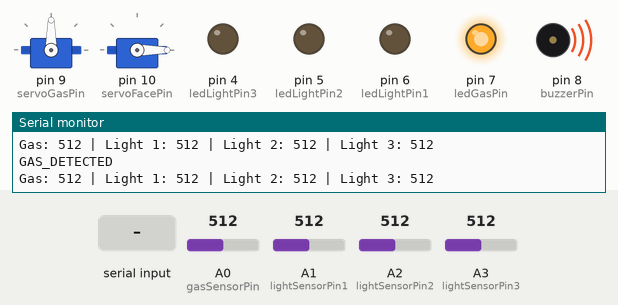
Simulated run of this sketch. Board: Arduino Uno, built with avr-gcc and run on an emulated ATmega328P. On the bench: 2 × servo, output pins drawn as LEDs (lit = HIGH), buzzer (waves = sounding, pin HIGH), the last lines printed to the serial monitor. The inputs (shaded band) are chosen by the test bench; at power-on: A0 (gasSensorPin) = 512, A1 (lightSensorPin1) = 512, A2 (lightSensorPin2) = 512, A3 (lightSensorPin3) = 512.

Above: at 1.2 s.
1.3 s: A0 (gasSensorPin) set to 313
4.3 s: A0 (gasSensorPin) set to 291
At 5.0 s:
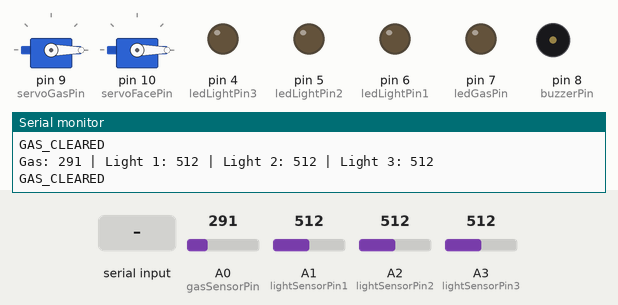
5.9 s: "1" received over Serial
At 6.9 s:
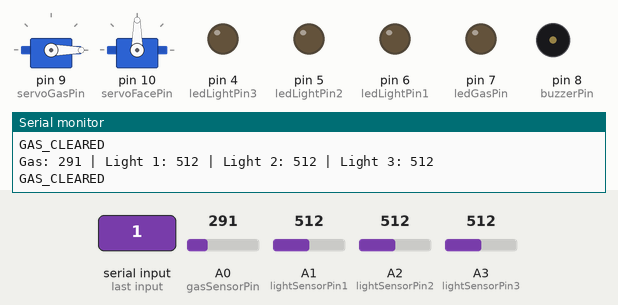
7.4 s: A1 (lightSensorPin1) set to 487
At 8.6 s:
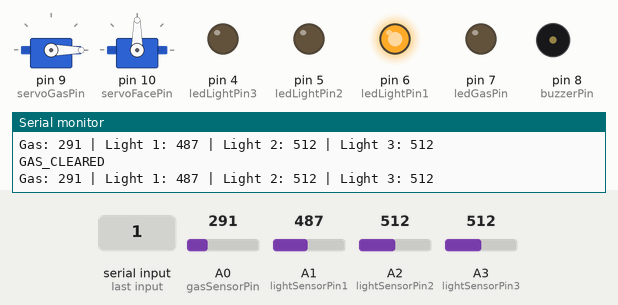
8.9 s: A2 (lightSensorPin2) set to 483
At 9.5 s:
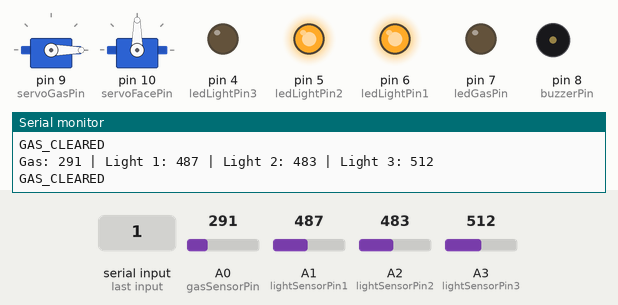
10.4 s: A3 (lightSensorPin3) set to 490
At 11.2 s:
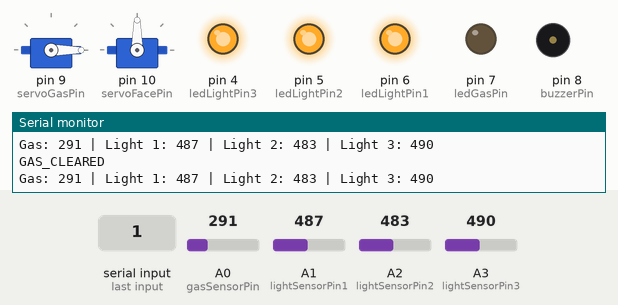
Timing chart, 0 to 12.9 s (numbered marks = the images above; inputs shaded):
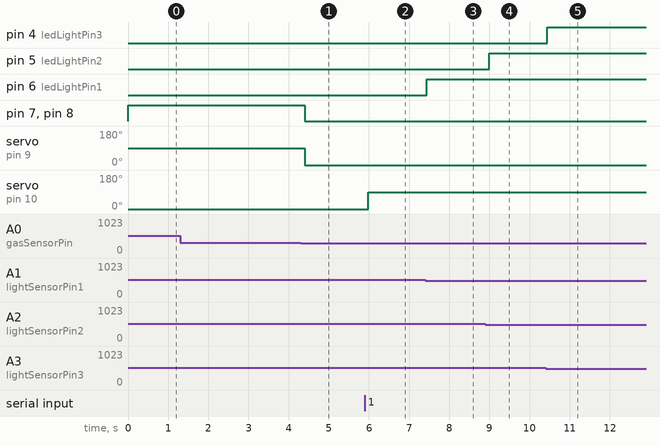

Measured:
- the behaviour switches between 301 and 300 on A0 (gasSensorPin) (found by bisection; images 0 and 1)
- the behaviour switches between 500 and 499 on A1 (lightSensorPin1) (found by bisection; images 2 and 3)
- the behaviour switches between 500 and 499 on A2 (lightSensorPin2) (found by bisection; images 3 and 4)
- after the input at 4.3 s, pin 7 (ledGasPin), pin 8 (buzzerPin): HIGH → LOW after 0.10 s; servo on pin 9 (servoGasPin): 90° → 0° after 0.10 s
- after the input at 5.9 s, servo on pin 10 (servoFacePin): 0° → 90° after 0.09 s
- after the input at 7.4 s, pin 6 (ledLightPin1): LOW → HIGH at once
- after the input at 8.9 s, pin 5 (ledLightPin2): LOW → HIGH after 0.10 s
- after the input at 10.4 s, pin 4 (ledLightPin3): LOW → HIGH after 0.05 s

The sketch:

FaceGasLightControl.ino
```cpp
#include <Servo.h>

// Khai báo các chân
const int gasSensorPin = A0;    // Cảm biến khí gas
const int lightSensorPin1 = A1; // Cảm biến ánh sáng 1
const int lightSensorPin2 = A2; // Cảm biến ánh sáng 2
const int lightSensorPin3 = A3; // Cảm biến ánh sáng 3
const int buzzerPin = 8;        // Còi
const int ledGasPin = 7;        // LED cảnh báo khí gas
const int ledLightPin1 = 6;     // LED chiếu sáng 1
const int ledLightPin2 = 5;     // LED chiếu sáng 2
const int ledLightPin3 = 4;     // LED chiếu sáng 3
const int servoGasPin = 9;      // Servo khí gas
const int servoFacePin = 10;    // Servo nhận diện khuôn mặt

// Ngưỡng khí gas và ánh sáng
const int gasThreshold = 300;
const int lightThreshold1 = 500;
const int lightThreshold2 = 500;
const int lightThreshold3 = 500;

Servo gasServo;
Servo faceServo;
bool faceRecognized = false;

void setup() {
  pinMode(buzzerPin, OUTPUT);
  pinMode(ledGasPin, OUTPUT);
  pinMode(ledLightPin1, OUTPUT);
  pinMode(ledLightPin2, OUTPUT);
  pinMode(ledLightPin3, OUTPUT);
  pinMode(gasSensorPin, INPUT);
  pinMode(lightSensorPin1, INPUT);
  pinMode(lightSensorPin2, INPUT);
  pinMode(lightSensorPin3, INPUT);

  gasServo.attach(servoGasPin);
  gasServo.write(0);
  faceServo.attach(servoFacePin);
  faceServo.write(0);

  Serial.begin(9600);
}

void loop() {
  if (Serial.available() > 0) {
    char command = Serial.read();
    if (command == '1') {
      faceRecognized = true;
      Serial.println("Face recognized: door opened.");
    } else if (command == '0') {
      faceRecognized = false;
      Serial.println("Face reset: door closed.");
    }
  }

  int gasValue = analogRead(gasSensorPin);
  int lightValue1 = analogRead(lightSensorPin1);
  int lightValue2 = analogRead(lightSensorPin2);
  int lightValue3 = analogRead(lightSensorPin3);

  Serial.print("Gas: ");
  Serial.print(gasValue);
  Serial.print(" | Light 1: ");
  Serial.print(lightValue1);
  Serial.print(" | Light 2: ");
  Serial.print(lightValue2);
  Serial.print(" | Light 3: ");
  Serial.println(lightValue3);

  if (gasValue > gasThreshold) {
    digitalWrite(buzzerPin, HIGH);
    digitalWrite(ledGasPin, HIGH);
    gasServo.write(90);
    Serial.println("GAS_DETECTED");
  } else {
    digitalWrite(buzzerPin, LOW);
    digitalWrite(ledGasPin, LOW);
    gasServo.write(0);
    Serial.println("GAS_CLEARED");
  }

  digitalWrite(ledLightPin1, lightValue1 < lightThreshold1 ? HIGH : LOW);
  digitalWrite(ledLightPin2, lightValue2 < lightThreshold2 ? HIGH : LOW);
  digitalWrite(ledLightPin3, lightValue3 < lightThreshold3 ? HIGH : LOW);

  if (faceRecognized) {
    faceServo.write(90);
  } else {
    faceServo.write(0);
  }

  delay(100);
}
```
